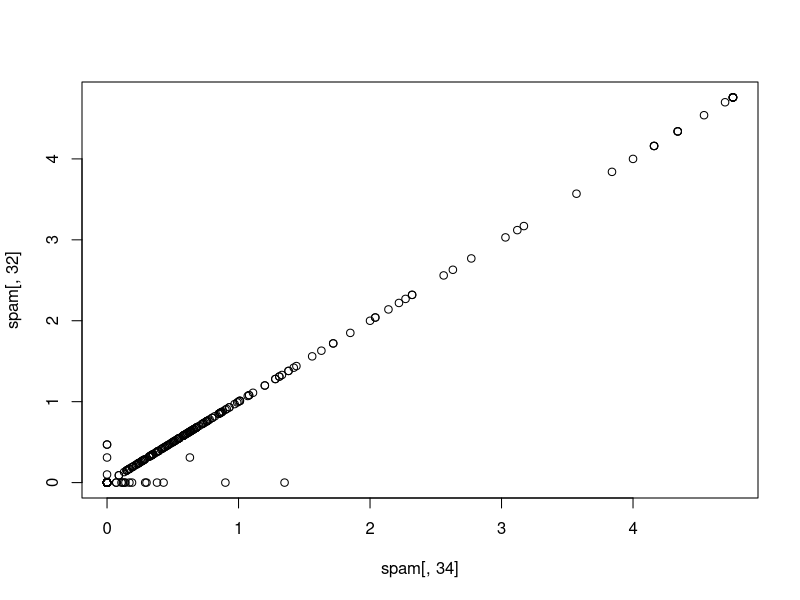
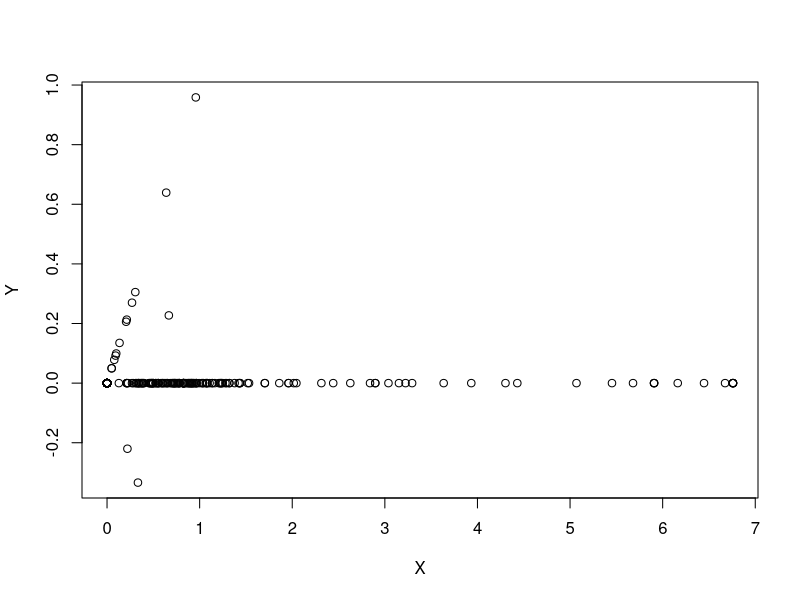
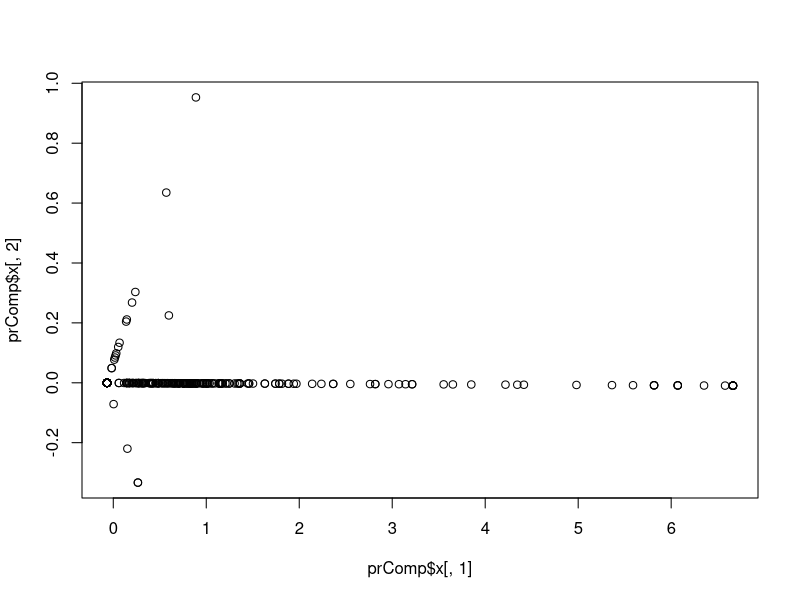
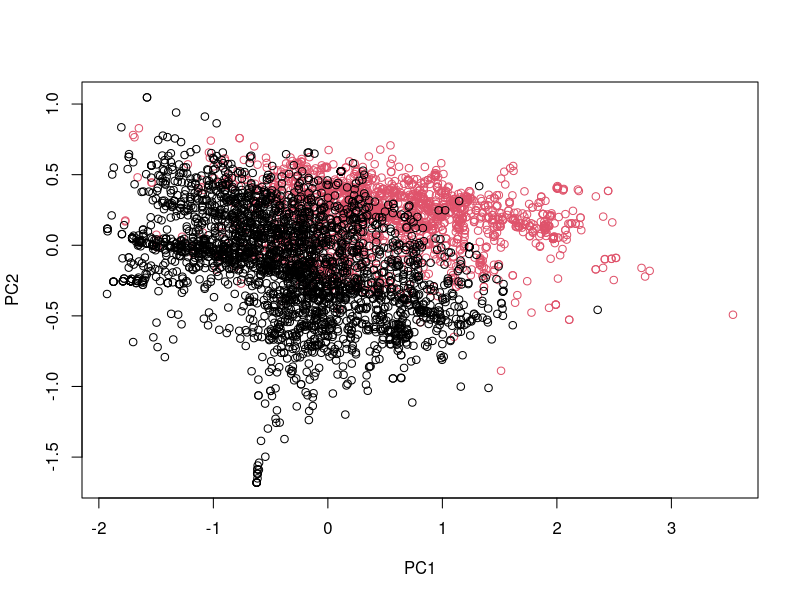
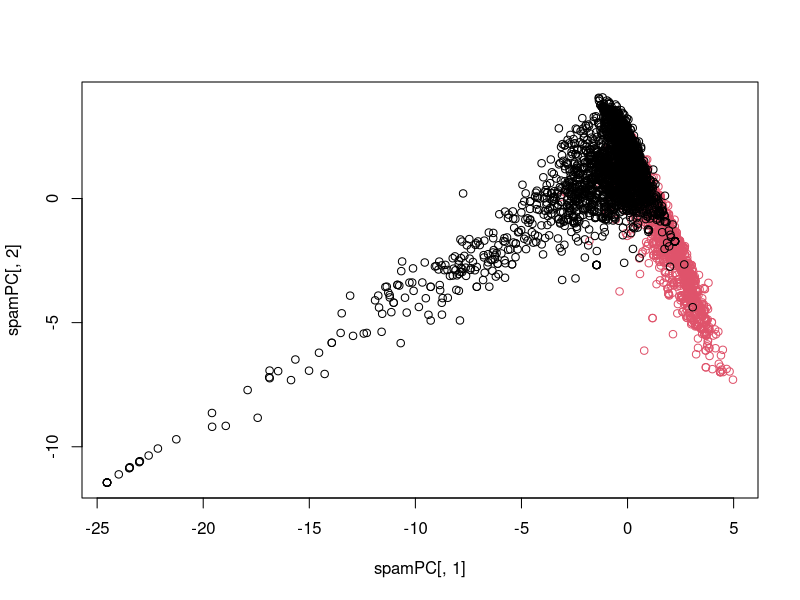

Here is the R script that generated these plots, in order:
#Correlated predictors
library(caret);library(kernlab);data(spam)
inTrainingSet <- createDataPartition(y=spam$type,
                                     p=.75,list=FALSE)
trainingSet <- spam[inTrainingSet,]
testingSet <- spam[-inTrainingSet,]

M <- abs(cor(trainingSet[,-58]))
diag(M) <- 0
which(M > .8,arr.ind=T)

names(spam)[c(34,32)]
plot(spam[,34],spam[,32])

#rotate the plot
X <- .71*trainingSet$num415 + .71*trainingSet$num857
Y <- .71*trainingSet$num415 - .71*trainingSet$num857
plot(X,Y)

smallSpam <- spam[,c(34,32)]
prComp <- prcomp(smallSpam)
plot(prComp$x[,1],prComp$x[,2])

prComp$rotation

typeColor <- ((spam$type=="spam")*1+1)
prComp <- prcomp(log10(spam[,-58]+1))
plot(prComp$x[,1],prComp$x[,2],col=typeColor,xlab="PC1",ylab="PC2")

preProc <- preProcess(log10(spam[,-58]+1),method="pca",pcaComp=2)
spamPC <- predict(preProc,log10(spam[,-58]+1))
plot(spamPC[,1],spamPC[,2],col=typeColor)
